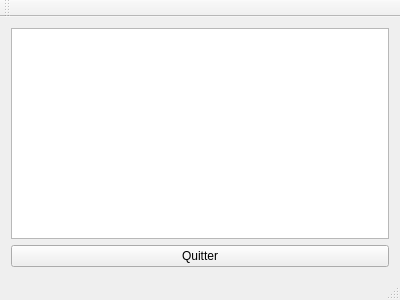
<?xml version="1.0" encoding="UTF-8"?>
<ui version="4.0">
 <class>MainWindow</class>
 <widget class="QMainWindow" name="MainWindow">
  <property name="geometry">
   <rect>
    <x>0</x>
    <y>0</y>
    <width>400</width>
    <height>300</height>
   </rect>
  </property>
  <property name="windowTitle">
   <string>MainWindow</string>
  </property>
  <widget class="QWidget" name="centralWidget">
   <layout class="QVBoxLayout" name="verticalLayout_2">
    <item>
     <layout class="QVBoxLayout" name="verticalLayout">
      <item>
       <widget class="QPlainTextEdit" name="plainTextEdit"/>
      </item>
      <item>
       <widget class="QPushButton" name="pushButton">
        <property name="text">
         <string>Quitter</string>
        </property>
       </widget>
      </item>
     </layout>
    </item>
   </layout>
  </widget>
  <widget class="QMenuBar" name="menuBar">
   <property name="geometry">
    <rect>
     <x>0</x>
     <y>0</y>
     <width>400</width>
     <height>22</height>
    </rect>
   </property>
  </widget>
  <widget class="QToolBar" name="mainToolBar">
   <attribute name="toolBarArea">
    <enum>TopToolBarArea</enum>
   </attribute>
   <attribute name="toolBarBreak">
    <bool>false</bool>
   </attribute>
  </widget>
  <widget class="QStatusBar" name="statusBar"/>
 </widget>
 <layoutdefault spacing="6" margin="11"/>
 <resources/>
 <connections/>
</ui>
